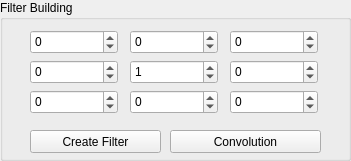
   <widget class="QGroupBox" name="groupBoxFilterBuilding">
    <property name="geometry">
     <rect>
      <x>1130</x>
      <y>400</y>
      <width>351</width>
      <height>161</height>
     </rect>
    </property>
    <property name="title">
     <string>Filter Building</string>
    </property>
    <widget class="QSpinBox" name="spinBoxF00">
     <property name="geometry">
      <rect>
       <x>30</x>
       <y>30</y>
       <width>88</width>
       <height>24</height>
      </rect>
     </property>
     <property name="minimum">
      <number>-9</number>
     </property>
     <property name="maximum">
      <number>9</number>
     </property>
    </widget>
    <widget class="QSpinBox" name="spinBoxF01">
     <property name="geometry">
      <rect>
       <x>130</x>
       <y>30</y>
       <width>88</width>
       <height>24</height>
      </rect>
     </property>
     <property name="minimum">
      <number>-9</number>
     </property>
     <property name="maximum">
      <number>9</number>
     </property>
    </widget>
    <widget class="QSpinBox" name="spinBoxF02">
     <property name="geometry">
      <rect>
       <x>230</x>
       <y>30</y>
       <width>88</width>
       <height>24</height>
      </rect>
     </property>
     <property name="minimum">
      <number>-9</number>
     </property>
     <property name="maximum">
      <number>9</number>
     </property>
    </widget>
    <widget class="QSpinBox" name="spinBoxF10">
     <property name="geometry">
      <rect>
       <x>30</x>
       <y>60</y>
       <width>88</width>
       <height>24</height>
      </rect>
     </property>
     <property name="minimum">
      <number>-9</number>
     </property>
     <property name="maximum">
      <number>9</number>
     </property>
     <property name="value">
      <number>0</number>
     </property>
    </widget>
    <widget class="QSpinBox" name="spinBoxF11">
     <property name="geometry">
      <rect>
       <x>130</x>
       <y>60</y>
       <width>88</width>
       <height>24</height>
      </rect>
     </property>
     <property name="minimum">
      <number>-9</number>
     </property>
     <property name="maximum">
      <number>9</number>
     </property>
     <property name="value">
      <number>1</number>
     </property>
    </widget>
    <widget class="QSpinBox" name="spinBoxF12">
     <property name="geometry">
      <rect>
       <x>230</x>
       <y>60</y>
       <width>88</width>
       <height>24</height>
      </rect>
     </property>
     <property name="minimum">
      <number>-9</number>
     </property>
     <property name="maximum">
      <number>9</number>
     </property>
    </widget>
    <widget class="QSpinBox" name="spinBoxF20">
     <property name="geometry">
      <rect>
       <x>30</x>
       <y>90</y>
       <width>88</width>
       <height>24</height>
      </rect>
     </property>
     <property name="minimum">
      <number>-9</number>
     </property>
     <property name="maximum">
      <number>9</number>
     </property>
    </widget>
    <widget class="QSpinBox" name="spinBoxF21">
     <property name="geometry">
      <rect>
       <x>130</x>
       <y>90</y>
       <width>88</width>
       <height>24</height>
      </rect>
     </property>
     <property name="minimum">
      <number>-9</number>
     </property>
     <property name="maximum">
      <number>9</number>
     </property>
    </widget>
    <widget class="QSpinBox" name="spinBoxF22">
     <property name="geometry">
      <rect>
       <x>230</x>
       <y>90</y>
       <width>88</width>
       <height>24</height>
      </rect>
     </property>
     <property name="minimum">
      <number>-9</number>
     </property>
     <property name="maximum">
      <number>9</number>
     </property>
    </widget>
    <widget class="QPushButton" name="pushButtonCreateFilter">
     <property name="geometry">
      <rect>
       <x>30</x>
       <y>130</y>
       <width>131</width>
       <height>23</height>
      </rect>
     </property>
     <property name="toolTip">
      <string>&lt;html&gt;&lt;head/&gt;&lt;body&gt;&lt;p&gt;Creates a filter for image convolution&lt;/p&gt;&lt;/body&gt;&lt;/html&gt;</string>
     </property>
     <property name="text">
      <string>Create Filter</string>
     </property>
    </widget>
    <widget class="QPushButton" name="pushButtonConvolution">
     <property name="geometry">
      <rect>
       <x>170</x>
       <y>130</y>
       <width>151</width>
       <height>23</height>
      </rect>
     </property>
     <property name="toolTip">
      <string>&lt;html&gt;&lt;head/&gt;&lt;body&gt;&lt;p&gt;Performs the convolution of the image with the filter constructed above&lt;/p&gt;&lt;/body&gt;&lt;/html&gt;</string>
     </property>
     <property name="text">
      <string>Convolution</string>
     </property>
    </widget>
   </widget>
